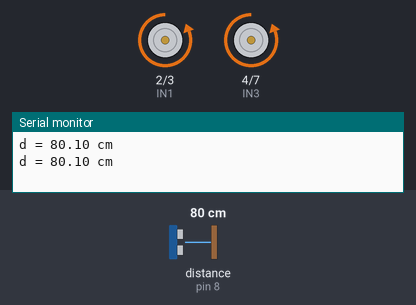
Simulated run of this sketch. Board: Arduino Uno, built with avr-gcc and run on an emulated ATmega328P. Parts: motor-driver pin pairs drawn as motors (green arrow = first pin HIGH = forward, orange = second pin HIGH = backward, longer = more drive, scaled by the enable pin), the last lines printed to the serial monitor. Wiring (inferred from the names in the program): ultrasonic range finder: trigger pin 9; echo pin 8. The inputs (shaded band) are chosen by the test bench; at power-on: distance to the obstacle (sensor on pin 8) 80 cm. The echo pulse lasts 58.3 µs per cm.

Above: at 1.8 s.
1.9 s: distance to the obstacle (sensor on pin 8) set to 45 cm
3.4 s: distance to the obstacle (sensor on pin 8) set to 35 cm
At 5.1 s:
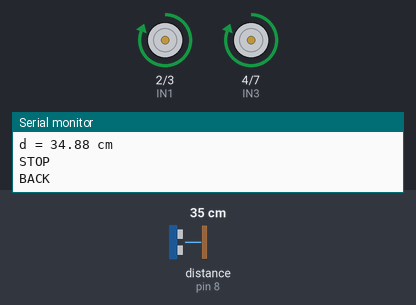
At 6.44 s:
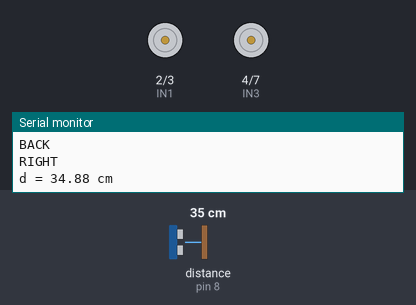
7.6 s: distance to the obstacle (sensor on pin 8) set to 60 cm
10.1 s: distance to the obstacle (sensor on pin 8) set to 2 cm
At 12.6 s:
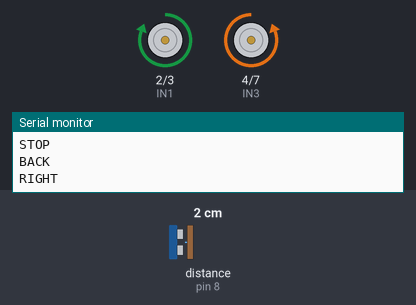
Timing chart, 0 to 15.3 s (numbered marks = the images above; inputs shaded):
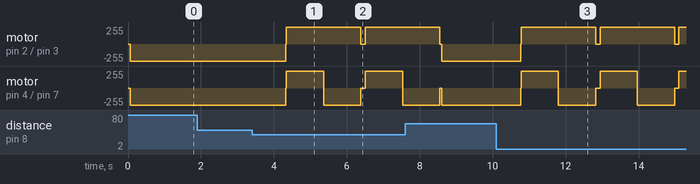

The sketch:

Car.ino
```cpp
//These are the global variables. You must have these!!

int IN1=2;  //Input to control Motor A
int IN2=3;  //Input to control Motor A
int IN3=4;  //Input to control Motor B
int IN4=7;  //Input to control Motor B
int ENA=5;  //Input to enable Motor A
int ENB=6;  //Input to enable Motor B

int trig = 9;  //This group is the input for the ultrasonic sensor.
int echo = 8;
int inter_time = 1000;
float duration, distance;

//Below are a series of call-by functions to move the car forward, backward, turn left and turn right.

//The following code block is to stop the motor.  This is to reset the motor so that it works each time we command a new function.
void stopMotor(boolean r){
  if (r){
    analogWrite(ENA,0);
    analogWrite(ENB,0);
  }
  else{
    analogWrite(ENA,255);
    analogWrite(ENB,255);
  }
}

//This code block means the car will move backwards for 1000ms (or 1 second)

void moveBackward(){
  digitalWrite(IN3,HIGH);  //HIGH means that input is on.
  digitalWrite(IN4,LOW);   //LOW means that input is off.
  digitalWrite(IN1,HIGH);
  digitalWrite(IN2,LOW);
  delay(1000);
  }

//This code block means the car will move forwards for 1000ms (or 1 second)

void moveForward(){
  digitalWrite(IN3,LOW);
  digitalWrite(IN4,HIGH);
  digitalWrite(IN1,LOW);
  digitalWrite(IN2,HIGH);
  delay(1000);
  }

//This will turn the car right.

void turnRight(){
  digitalWrite(IN1,HIGH);
  digitalWrite(IN2,LOW);
  digitalWrite(IN3,LOW);
  digitalWrite(IN4,HIGH);
  delay(1000);
  }

//this will turn the car left.

void turnLeft(){
  digitalWrite(IN3,HIGH);
  digitalWrite(IN4,LOW);
  digitalWrite(IN1,LOW);
  digitalWrite(IN2,HIGH);
  delay(1000);
  }

//Ultrasonic Sensor
int Distance(){
  digitalWrite(trig, HIGH);
  digitalWrite(trig, LOW);
  duration = pulseIn (echo, HIGH); //Ultrasonic function to detect the echo from sending the sound out and reciving the echo back in. Like a dolphin or submarine.
  distance = (duration/2)/29; //the following is used to turn the data into distances.
  Serial.print("d = ");
  Serial.print(distance);
  Serial.println(" cm");
  delay(50);
  return distance;
  }


//This block is used to setup the arduino so that it knows which pins do what function.
void setup(){

  pinMode(ENA,OUTPUT);
  pinMode(ENB,OUTPUT);
  pinMode(IN1,OUTPUT);
  pinMode(IN2,OUTPUT);
  pinMode(IN3,OUTPUT);
  pinMode(IN4,OUTPUT);

  pinMode (trig, OUTPUT);
  pinMode (echo, INPUT);

  Serial.begin(9600);
  digitalWrite(ENA, HIGH);
  digitalWrite(ENB, HIGH);
}

//How to write a call-by function for moving forward a certain distance.

void moveOnemeter(){ //the function is called 'moveOnemeter'
 stopMotor(false);
 moveForward();
 delay(4500);           //this is the time the car will move forward for,
                        //you need to calculate this.
 Serial.println("ONE"); //use this to ensure that the ultrasonic sensor is activated
}


void loop(){

  //Ultrasonic sensor - If the distance is more than 40cm the stopMotor
  //function is not triggered and we then use the call-by function to move
  //the car foward.
  if(Distance()>=40){
    stopMotor(false);
    moveForward();
    }
  else if(Distance()<50){
    Serial.println("STOP");
    stopMotor(true);
    delay(20);

    stopMotor(false);
    Serial.println("BACK");
    moveBackward();
    delay(20);
    stopMotor(true);

    stopMotor(false);
    Serial.println("RIGHT");
    turnRight();
    delay(20);
    stopMotor(true);
  }

//  If we just place moveOnemeter() only, then it'll make keep forward,
//  because loop(). That's why we need to add stopMotor & delay
//  void loop(){
//  moveOnemeter();
//  stopMotor(true);
//  delay(100000000);

}
```

Measured:
- the behaviour switches between 41 and 40 cm on distance to the obstacle (sensor on pin 8) (found by bisection; images 0 and 1)
- after the input at 10.1 s, motor on pin 2 (IN1) / pin 3 (IN2): alternates forward 255/255 for 2.1 s and stopped for 0.12 s, starting after 0.66 s; motor on pin 4 (IN3) / pin 7 (IN4): backward 255/255 → forward 255/255 after 0.66 s, → backward 255/255 1.0 s later, → stopped 1.0 s later, → forward 255/255 0.12 s later, … (7 changes in this stretch)
